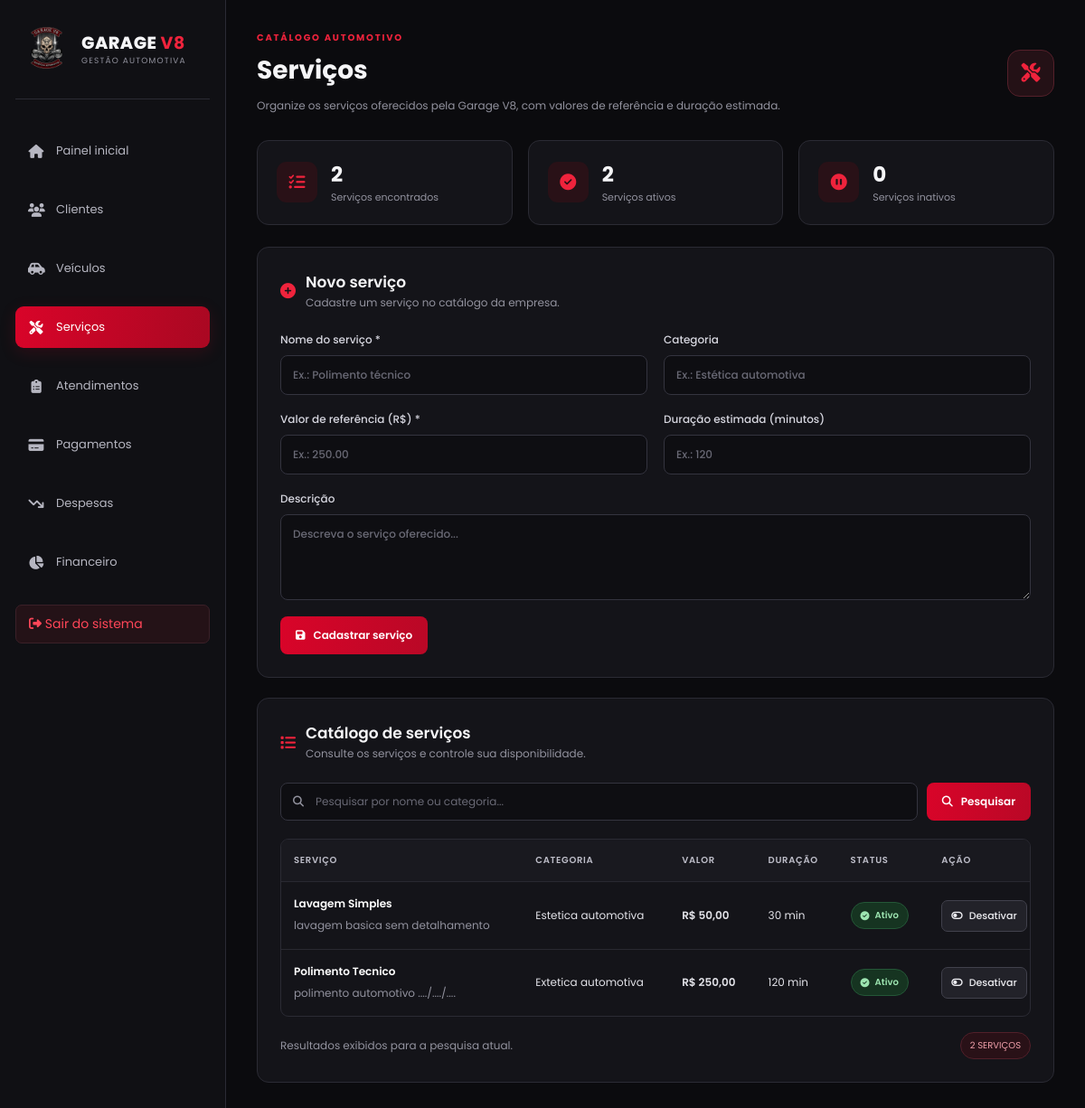
The page /servicos.php (signed in) on the database as committed earlier.
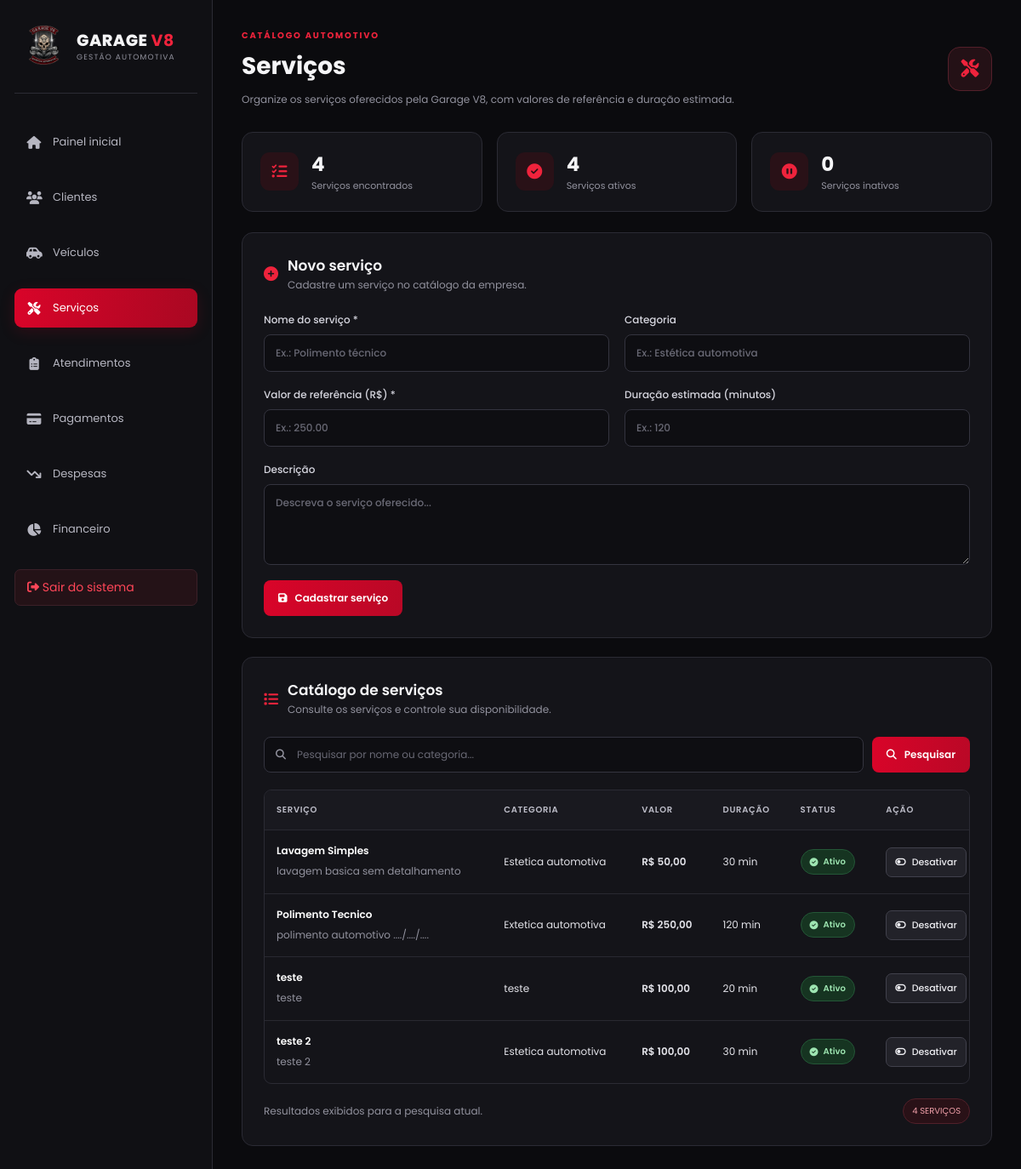
The same page on the database as committed later.
### tables this page shows
CREATE TABLE `servicos` (
  `id_servico` int NOT NULL,
  `nome` varchar(100) NOT NULL,
  `descricao` text,
  `categoria` varchar(50) DEFAULT NULL,
  `valor_referencia` decimal(10,2) NOT NULL DEFAULT '0.00',
  `duracao_estimada` int DEFAULT NULL,
  `ativo` tinyint(1) NOT NULL DEFAULT '1'
);

### servicos.php (the view, shortened to what the changed rows need)
<?php
require_once __DIR__ . '/config/conexao.php';
function e($valor)
{
    return htmlspecialchars((string) $valor, ENT_QUOTES, 'UTF-8');
}
$busca = trim($_GET['busca'] ?? '');
$sql = "SELECT id_servico, nome, descricao, categoria,
               valor_referencia, duracao_estimada, ativo
        FROM servicos";
if ($busca !== '') {
    $sql .= ' WHERE nome LIKE ? OR categoria LIKE ?';
    $stmt = $pdo->prepare($sql . ' ORDER BY nome');
    $termo = '%' . $busca . '%';
    $stmt->execute([$termo, $termo]);
} else {
    $stmt = $pdo->query($sql . ' ORDER BY nome');
}
$servicos = $stmt->fetchAll();
$totalServicos = count($servicos);
$totalAtivos = count(array_filter(
    $servicos,
    fn($servico) => (int) $servico['ativo'] === 1
));
?>
<!DOCTYPE html>
<html lang="pt-BR">
<head>
    <link rel="stylesheet" href="assets/style.css">
    <link rel="stylesheet" href="https://cdnjs.cloudflare.com/ajax/libs/font-awesome/6.5.2/css/all.min.css">
</head>
<body>
<div class="layout">
    <main class="main">
        <header class="header">
            <div>
                <h1>Serviços</h1>
            </div>
        </header>
        <section class="stats-grid">
            <div class="stat-card">
                <div>
                    <div class="stat-number"><?= $totalServicos ?></div>
                    <div class="stat-label">Serviços encontrados</div>
                </div>
            </div>
            <div class="stat-card">
                <div>
                    <div class="stat-number"><?= $totalAtivos ?></div>
                    <div class="stat-label">Serviços ativos</div>
                </div>
            </div>
        </section>
        <section class="card">
            <div class="card-heading">
                <div>
                    <h2>Novo serviço</h2>
                </div>
            </div>
        </section>
        <section class="card">
            <div class="card-heading">
                <div>
                    <h2>Catálogo de serviços</h2>
                </div>
            </div>
            <div class="table-wrap">
                <table>
                    <thead>
                        <tr>
                            <th>Serviço</th>
                            <th>Categoria</th>
                            <th>Valor</th>
                            <th>Duração</th>
                            <th>Status</th>
                            <th>Ação</th>
                        </tr>
                    </thead>
                    <tbody>
                        <?php if (!$servicos): ?>
                            <tr>
                                <td colspan="6" class="empty-state">
                                    <i class="fa-solid fa-screwdriver-wrench"></i>
                                    Nenhum serviço encontrado.
                                </td>
                            </tr>
                        <?php else: ?>
                            <?php foreach ($servicos as $servico): ?>
                                <tr>
                                    <td>
                                        <span class="service-name">
                                            <?= e($servico['nome']) ?>
                                        </span>
                                        <?php if (!empty($servico['descricao'])): ?>
                                            <span class="muted service-description">
                                                <?= e($servico['descricao']) ?>
                                            </span>
                                        <?php endif; ?>
                                    </td>
                                    <td>
                                        <?= e($servico['categoria'] ?? '') ?: '—' ?>
                                    </td>
                                    <td class="price">
                                        R$
                                        <?= number_format(
                                            (float) $servico['valor_referencia'],
                                            2,
                                            ',',
                                            '.'
                                        ) ?>
                                    </td>
                                    <td>
                                        <?= $servico['duracao_estimada'] !== null
                                            ? (int) $servico['duracao_estimada'] . ' min'
                                            : '—' ?>
                                    </td>
                                    <td>
                                        <span class="badge-status <?= $servico['ativo'] ? 'ativo' : 'inativo' ?>">
                                            <i class="fa-solid <?= $servico['ativo']
                                                ? 'fa-circle-check'
                                                : 'fa-circle-minus' ?>"></i>
                                            <?= $servico['ativo'] ? 'Ativo' : 'Inativo' ?>
                                        </span>
                                    </td>
                                    <td>
                                        <form method="post">
                                            <button class="btn-status" type="submit">
                                                <i class="fa-solid <?= $servico['ativo']
                                                    ? 'fa-toggle-off'
                                                    : 'fa-toggle-on' ?>"></i>
                                                <?= $servico['ativo'] ? 'Desativar' : 'Ativar' ?>
                                            </button>
                                        </form>
                                    </td>
                                </tr>
                            <?php endforeach; ?>
                        <?php endif; ?>
                    </tbody>
                </table>
            </div>
            <div class="table-footer">
                <span class="muted">
                    Resultados exibidos para a pesquisa atual.
                </span>
                <span class="count-badge">
                    <?= $totalServicos ?>
                    <?= $totalServicos === 1 ? 'SERVIÇO' : 'SERVIÇOS' ?>
                </span>
            </div>
        </section>
    </main>
</div>
</body>
</html>

Rows that differ between the two databases and show on the page:
added servicos: nome "teste", descricao "teste", categoria "teste", valor_referencia "100,00", duracao_estimada "20", ativo 1 (drawn)
added servicos: nome "teste 2", descricao "teste 2", categoria "Estetica automotiva", valor_referencia "100,00", duracao_estimada "30", ativo 1 (drawn)
Other text that changed with them:
$totalServicos: "2" → "4"
$totalAtivos: "2" → "4"
